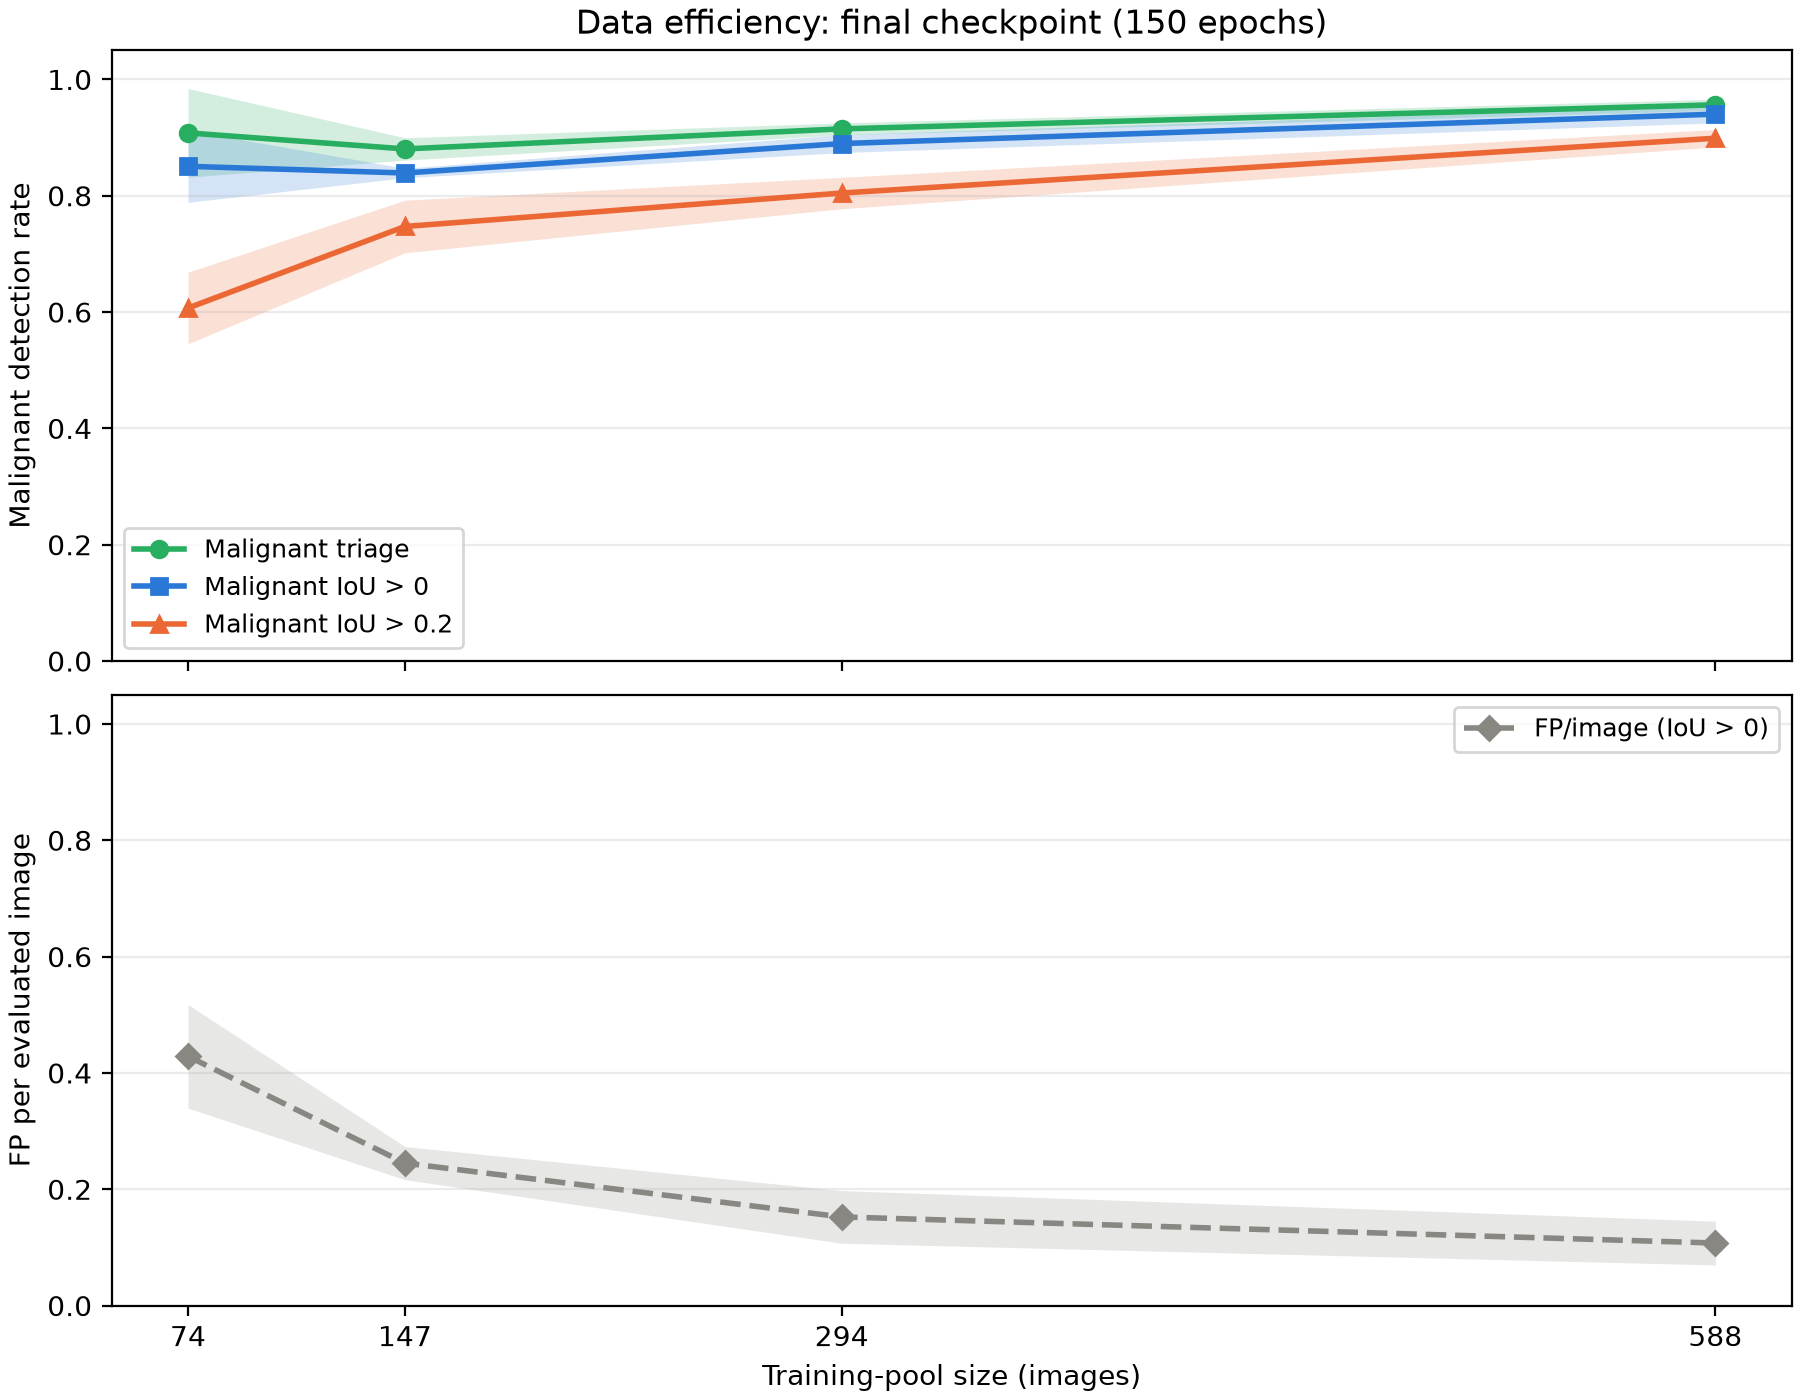

The script that saved this image:
"""Run: python -m analysis.02_data_efficiency.data_efficiency_report.data_efficiency_report."""

import importlib
import json
import statistics
from pathlib import Path

import matplotlib
matplotlib.use("Agg")
import matplotlib.pyplot as plt

from analysis.predictions_dataset.load_predictions_dataset import load_predictions_dataset

rates = importlib.import_module("analysis.02_data_efficiency.detection_rates.detection_rates")
HERE = Path(__file__).resolve().parent
CHECKPOINTS = ["epoch5", "epoch25", "epoch75", "epoch100", "epoch125", "final", "best"]
SERIES = [
    ("Malignant triage", "triage_detection_flag", "#27ae60", "o", "-"),
    ("Malignant IoU > 0", "overlap_detection_iou_00_flag", "#2a78d6", "s", "-"),
    ("Malignant IoU > 0.2", "overlap_detection_iou_02_flag", "#eb6834", "^", "-"),
    ("FP/image (IoU > 0)", "overlap_detection_iou_00_fp_count", "#898781", "D", "--"),
    ("Normal-image flagged fraction", "triage_detection_flag", "#898781", "D", "--"),
]


def summarize(rows, manifest, snapshot):
    if manifest["snapshot_id"] != snapshot:
        raise RuntimeError("Dataset snapshot does not match build manifest")
    selected = [r for r in rows if r.experiment_name == "data_efficiency"
                and r.evaluation_split == "test" and r.checkpoint in CHECKPOINTS]
    results = {}
    cohort = None
    for checkpoint in CHECKPOINTS:
        for size in rates.SIZES:
            group = [r for r in selected if r.checkpoint == checkpoint and r.training_set_size == size]
            if {r.fold for r in group} != set(rates.FOLDS):
                raise RuntimeError(f"{checkpoint}/{size}: expected folds 0-4")
            expected_epoch = 150 if checkpoint == "final" else (
                int(checkpoint[5:]) if checkpoint.startswith("epoch") else None)
            values = [[] for _ in SERIES]
            epochs = []
            for fold in rates.FOLDS:
                fold_rows = [r for r in group if r.fold == fold]
                current = {(r.image_id, r.pathology, r.reference_path) for r in fold_rows}
                if len(current) != len(fold_rows) or (cohort is not None and current != cohort):
                    raise RuntimeError("Duplicate images or inconsistent test cohort")
                cohort = current
                if {(r.seed, r.encoder) for r in fold_rows} != {(42, group[0].encoder)}:
                    raise RuntimeError("Inconsistent seed or encoder")
                epoch_set = {r.epoch for r in fold_rows}
                if len(epoch_set) != 1 or (expected_epoch is not None and epoch_set != {expected_epoch}):
                    raise RuntimeError("Unexpected checkpoint epoch")
                epochs.append(next(iter(epoch_set)))
                malignant = [r for r in fold_rows if r.pathology == "malignant"]
                normal = [r for r in fold_rows if r.pathology == "normal"]
                if not malignant or not normal:
                    raise RuntimeError("Missing malignant or normal cohort")
                for index, (_, field, *_) in enumerate(SERIES):
                    population = malignant if index < 3 else (fold_rows if index == 3 else normal)
                    values[index].append(statistics.mean(getattr(r, field) for r in population))
            results[checkpoint, size] = {
                "stats": [(statistics.mean(v), statistics.stdev(v)) for v in values],
                "epochs": epochs,
            }
    counts = {pathology: sum(p == pathology for _, p, _ in cohort)
              for pathology in ("malignant", "benign", "normal")}
    return results, counts


def curves(ax, x, results, indices):
    for index in indices:
        label, _, color, marker, style = SERIES[index]
        means = [r["stats"][index][0] for r in results]
        sds = [r["stats"][index][1] for r in results]
        ax.plot(x, means, label=label, color=color, marker=marker, linestyle=style, linewidth=2)
        ax.fill_between(x, [m-s for m, s in zip(means, sds)],
                        [m+s for m, s in zip(means, sds)], color=color, alpha=.2, linewidth=0)
    ax.set_xticks(x)
    ax.grid(axis="y", alpha=.25)


def charts(results):
    final = [results["final", size] for size in rates.SIZES]
    fig, axes = plt.subplots(2, 1, figsize=(9, 7), sharex=True, layout="constrained")
    curves(axes[0], rates.SIZES, final, range(3))
    curves(axes[1], rates.SIZES, final, [3])
    axes[0].set(ylabel="Malignant detection rate", ylim=(0, 1.05), title="Data efficiency: final checkpoint (150 epochs)")
    axes[1].set(ylabel="FP per evaluated image", xlabel="Training-pool size (images)", ylim=(0, 1.05))
    for ax in axes:
        ax.legend(fontsize=9)
    fig.savefig(HERE / "data_efficiency_report.png", dpi=200)
    plt.close(fig)
    fig, axes = plt.subplots(2, 2, figsize=(12, 8), sharex=True, sharey=True, layout="constrained")
    for ax, size in zip(axes.flat, rates.SIZES):
        points = [results[checkpoint, size] for checkpoint in CHECKPOINTS[:-1]]
        curves(ax, [5, 25, 75, 100, 125, 150], points, range(4))
        ax.set(title=f"Training pool: {size} images", xlabel="Training epochs", ylabel="Detection rate / FP per image", ylim=(0, 1.05))
    handles, labels = axes[0, 0].get_legend_handles_labels()
    fig.legend(handles, labels, loc="outside upper center", ncol=4, fontsize=9)
    fig.savefig(HERE / "data_efficiency_epochs.png", dpi=200)
    plt.close(fig)


def table(results, checkpoint):
    lines = ["| Training pool | Malignant triage | Malignant IoU > 0 | Malignant IoU > 0.2 | FP/image (IoU > 0) | Normal flagged fraction |",
             "|---|---|---|---|---|---|"]
    for size in rates.SIZES:
        cells = [f"{mean:.3f} ± {sd:.3f}" for mean, sd in results[checkpoint, size]["stats"]]
        lines.append(f"| {size} | " + " | ".join(cells) + " |")
    return lines


def main():
    data = load_predictions_dataset()
    manifest = json.loads(rates.MANIFEST_PATH.read_text())
    results, counts = summarize(data.rows, manifest, data.snapshot_id)
    charts(results)
    lines = ["# Data-efficiency report", "",
             f"Dataset snapshot `{data.snapshot_id}` (schema {manifest['schema_version']}); test split, seed 42, five fold models per training-pool size.", "",
             "## Definitions and cohort", "",
             f"The same {sum(counts.values())} unique test images ({counts['malignant']} malignant, {counts['benign']} benign, {counts['normal']} normal) are evaluated by every model. Repeated model evaluations are not additional unique cases.", "",
             "Training-pool sizes are 74, 147, 294 and 588 images; each fold trains on its training portion of that pool. Detection rates use only malignant images. Triage means any retained predicted mass component, regardless of location. Overlap detection requires at least one retained component with IoU strictly greater than 0 or 0.2 against the full reference mass mask.", "",
             "FP/image (IoU > 0) counts retained components with no reference-mass overlap, divided by all evaluated images (malignant, benign and normal). Every retained component on a normal image is an FP. The normal-image flagged fraction is the fraction of normal images with any retained component; it is distinct from component FP/image.", "",
             "Predictions use the shared 8-connected component filter with minimum area int(0.0003 × image area). Every table cell and shaded band is mean ± sample SD across five fold-model rates (SD denominator n−1). Models share the same test images and overlapping training data: this SD describes model variability, not independent patient uncertainty or a confidence interval. Bands are untruncated mean ± SD; axes start at zero.", "",
             "## Final150 training-pool sweep", "",
             "Fixed 150-epoch checkpoints provide the main size comparison. No winning-size selection rule is imposed.", "",
             "![Final150 aligned detection and FP panels](data_efficiency_report.png)", ""]
    lines.extend(table(results, "final"))
    lines.extend(["", "## Epoch trajectories", "",
                  "Archived epochs 5, 25, 75, 100 and 125 followed by final150; best checkpoints are excluded from these curves. Colors, markers and SD bands follow experiment01. The four panels use common axes.", "",
                  "![Epoch trajectories by training-pool size](data_efficiency_epochs.png)", "",
                  "## Best checkpoints (separate descriptive comparison)", "",
                  "Best checkpoints are selected by training-time validation, with potentially different epochs; they are not fixed-budget substitutes for final150.", ""])
    lines.extend(table(results, "best"))
    lines.extend(["", "Best checkpoint epochs (folds 0–4): " + "; ".join(
        f"pool {size}: " + ", ".join(map(str, results["best", size]["epochs"])) for size in rates.SIZES) + ".", "",
        "Companion reports: [benign detection](../benign_detection_rates/benign_detection_rates.md), [segmentation](../segmentation_rates/segmentation_rates.md), and [full detection criteria](../detection_rates/detection_rates.md).", ""])
    (HERE / "data_efficiency_report.md").write_text("\n".join(lines))
    print(f"Generated data-efficiency report: snapshot {data.snapshot_id}, cohort {counts}")


if __name__ == "__main__":
    main()
